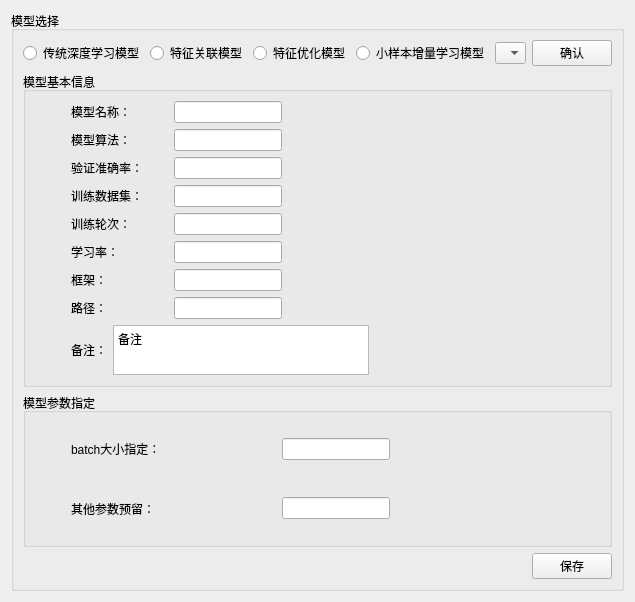
          <widget class="QWidget" name="scrollAreaWidgetContents_2">
           <property name="geometry">
            <rect>
             <x>0</x>
             <y>0</y>
             <width>635</width>
             <height>602</height>
            </rect>
           </property>
           <layout class="QVBoxLayout" name="verticalLayout_18">
            <item>
             <widget class="QGroupBox" name="groupBox_7">
              <property name="title">
               <string>模型选择</string>
              </property>
              <layout class="QVBoxLayout" name="verticalLayout_27">
               <item>
                <layout class="QHBoxLayout" name="horizontalLayout_44">
                 <item>
                  <widget class="QRadioButton" name="radioButton__TRA_DL__choice">
                   <property name="text">
                    <string>传统深度学习模型</string>
                   </property>
                   <property name="checkable">
                    <bool>true</bool>
                   </property>
                   <property name="checked">
                    <bool>false</bool>
                   </property>
                  </widget>
                 </item>
                 <item>
                  <widget class="QRadioButton" name="radioButton__FEA_RELE__choice">
                   <property name="text">
                    <string>特征关联模型</string>
                   </property>
                  </widget>
                 </item>
                 <item>
                  <widget class="QRadioButton" name="radioButton__FEA_OPTI__choice">
                   <property name="text">
                    <string>特征优化模型</string>
                   </property>
                  </widget>
                 </item>
                 <item>
                  <widget class="QRadioButton" name="radioButton__INCRE__choice">
                   <property name="text">
                    <string>小样本增量学习模型</string>
                   </property>
                  </widget>
                 </item>
                 <item>
                  <widget class="QComboBox" name="comboBox_modelNameChoice">
                   <property name="sizePolicy">
                    <sizepolicy hsizetype="Preferred" vsizetype="Fixed">
                     <horstretch>0</horstretch>
                     <verstretch>0</verstretch>
                    </sizepolicy>
                   </property>
                   <property name="minimumSize">
                    <size>
                     <width>20</width>
                     <height>0</height>
                    </size>
                   </property>
                  </widget>
                 </item>
                 <item>
                  <widget class="QPushButton" name="pushButton_modelConfirm">
                   <property name="sizePolicy">
                    <sizepolicy hsizetype="Fixed" vsizetype="Fixed">
                     <horstretch>0</horstretch>
                     <verstretch>0</verstretch>
                    </sizepolicy>
                   </property>
                   <property name="text">
                    <string>确认</string>
                   </property>
                  </widget>
                 </item>
                </layout>
               </item>
               <item>
                <widget class="QGroupBox" name="groupBox_8">
                 <property name="title">
                  <string>模型基本信息</string>
                 </property>
                 <layout class="QVBoxLayout" name="verticalLayout_36">
                  <item>
                   <layout class="QHBoxLayout" name="horizontalLayout">
                    <item>
                     <layout class="QVBoxLayout" name="verticalLayout_49">
                      <item>
                       <layout class="QHBoxLayout" name="horizontalLayout_67">
                        <item>
                         <widget class="QLabel" name="label_130">
                          <property name="minimumSize">
                           <size>
                            <width>30</width>
                            <height>0</height>
                           </size>
                          </property>
                          <property name="maximumSize">
                           <size>
                            <width>30</width>
                            <height>16777215</height>
                           </size>
                          </property>
                          <property name="text">
                           <string/>
                          </property>
                         </widget>
                        </item>
                        <item>
                         <widget class="QLabel" name="label_131">
                          <property name="text">
                           <string>模型名称：</string>
                          </property>
                         </widget>
                        </item>
                        <item>
                         <widget class="QLineEdit" name="lineEdit_modelChoice_name">
                          <property name="sizePolicy">
                           <sizepolicy hsizetype="Fixed" vsizetype="Fixed">
                            <horstretch>0</horstretch>
                            <verstretch>0</verstretch>
                           </sizepolicy>
                          </property>
                         </widget>
                        </item>
                        <item>
                         <widget class="QLabel" name="label_132">
                          <property name="minimumSize">
                           <size>
                            <width>10</width>
                            <height>0</height>
                           </size>
                          </property>
                          <property name="text">
                           <string/>
                          </property>
                         </widget>
                        </item>
                       </layout>
                      </item>
                      <item>
                       <layout class="QHBoxLayout" name="horizontalLayout_57">
                        <item>
                         <widget class="QLabel" name="label_113">
                          <property name="minimumSize">
                           <size>
                            <width>30</width>
                            <height>0</height>
                           </size>
                          </property>
                          <property name="maximumSize">
                           <size>
                            <width>30</width>
                            <height>16777215</height>
                           </size>
                          </property>
                          <property name="text">
                           <string/>
                          </property>
                         </widget>
                        </item>
                        <item>
                         <widget class="QLabel" name="label_119">
                          <property name="text">
                           <string>模型算法：</string>
                          </property>
                         </widget>
                        </item>
                        <item>
                         <widget class="QLineEdit" name="lineEdit_modelChoice_algorithm">
                          <property name="sizePolicy">
                           <sizepolicy hsizetype="Fixed" vsizetype="Fixed">
                            <horstretch>0</horstretch>
                            <verstretch>0</verstretch>
                           </sizepolicy>
                          </property>
                         </widget>
                        </item>
                        <item>
                         <widget class="QLabel" name="label_120">
                          <property name="minimumSize">
                           <size>
                            <width>10</width>
                            <height>0</height>
                           </size>
                          </property>
                          <property name="text">
                           <string/>
                          </property>
                         </widget>
                        </item>
                       </layout>
                      </item>
                      <item>
                       <layout class="QHBoxLayout" name="horizontalLayout_65">
                        <item>
                         <widget class="QLabel" name="label_124">
                          <property name="minimumSize">
                           <size>
                            <width>30</width>
                            <height>0</height>
                           </size>
                          </property>
                          <property name="maximumSize">
                           <size>
                            <width>30</width>
                            <height>16777215</height>
                           </size>
                          </property>
                          <property name="text">
                           <string/>
                          </property>
                         </widget>
                        </item>
                        <item>
                         <widget class="QLabel" name="label_125">
                          <property name="text">
                           <string>验证准确率：</string>
                          </property>
                         </widget>
                        </item>
                        <item>
                         <widget class="QLineEdit" name="lineEdit_modelChoice_accuracy">
                          <property name="sizePolicy">
                           <sizepolicy hsizetype="Fixed" vsizetype="Fixed">
                            <horstretch>0</horstretch>
                            <verstretch>0</verstretch>
                           </sizepolicy>
                          </property>
                         </widget>
                        </item>
                        <item>
                         <widget class="QLabel" name="label_126">
                          <property name="minimumSize">
                           <size>
                            <width>10</width>
                            <height>0</height>
                           </size>
                          </property>
                          <property name="text">
                           <string/>
                          </property>
                         </widget>
                        </item>
                       </layout>
                      </item>
                      <item>
                       <layout class="QHBoxLayout" name="horizontalLayout_64">
                        <item>
                         <widget class="QLabel" name="label_121">
                          <property name="minimumSize">
                           <size>
                            <width>30</width>
                            <height>0</height>
                           </size>
                          </property>
                          <property name="maximumSize">
                           <size>
                            <width>30</width>
                            <height>16777215</height>
                           </size>
                          </property>
                          <property name="text">
                           <string/>
                          </property>
                         </widget>
                        </item>
                        <item>
                         <widget class="QLabel" name="label_122">
                          <property name="text">
                           <string>训练数据集：</string>
                          </property>
                         </widget>
                        </item>
                        <item>
                         <widget class="QLineEdit" name="lineEdit_modelChoice_trainDataset">
                          <property name="sizePolicy">
                           <sizepolicy hsizetype="Fixed" vsizetype="Fixed">
                            <horstretch>0</horstretch>
                            <verstretch>0</verstretch>
                           </sizepolicy>
                          </property>
                         </widget>
                        </item>
                        <item>
                         <widget class="QLabel" name="label_123">
                          <property name="minimumSize">
                           <size>
                            <width>10</width>
                            <height>0</height>
                           </size>
                          </property>
                          <property name="text">
                           <string/>
                          </property>
                         </widget>
                        </item>
                       </layout>
                      </item>
                      <item>
                       <layout class="QHBoxLayout" name="horizontalLayout_47">
                        <item>
                         <widget class="QLabel" name="label_77">
                          <property name="minimumSize">
                           <size>
                            <width>30</width>
                            <height>0</height>
                           </size>
                          </property>
                          <property name="maximumSize">
                           <size>
                            <width>30</width>
                            <height>16777215</height>
                           </size>
                          </property>
                          <property name="text">
                           <string/>
                          </property>
                         </widget>
                        </item>
                        <item>
                         <widget class="QLabel" name="label_55">
                          <property name="text">
                           <string>训练轮次：</string>
                          </property>
                         </widget>
                        </item>
                        <item>
                         <widget class="QLineEdit" name="lineEdit_modelChoice_trainEpoch">
                          <property name="sizePolicy">
                           <sizepolicy hsizetype="Fixed" vsizetype="Fixed">
                            <horstretch>0</horstretch>
                            <verstretch>0</verstretch>
                           </sizepolicy>
                          </property>
                         </widget>
                        </item>
                        <item>
                         <widget class="QLabel" name="label_56">
                          <property name="minimumSize">
                           <size>
                            <width>10</width>
                            <height>0</height>
                           </size>
                          </property>
                          <property name="text">
                           <string/>
                          </property>
                         </widget>
                        </item>
                       </layout>
                      </item>
                      <item>
                       <layout class="QHBoxLayout" name="horizontalLayout_48">
                        <item>
                         <widget class="QLabel" name="label_81">
                          <property name="minimumSize">
                           <size>
                            <width>30</width>
                            <height>0</height>
                           </size>
                          </property>
                          <property name="maximumSize">
                           <size>
                            <width>30</width>
                            <height>16777215</height>
                           </size>
                          </property>
                          <property name="text">
                           <string/>
                          </property>
                         </widget>
                        </item>
                        <item>
                         <widget class="QLabel" name="label_82">
                          <property name="text">
                           <string>学习率：</string>
                          </property>
                         </widget>
                        </item>
                        <item>
                         <widget class="QLineEdit" name="lineEdit_modelChoice_trainLR">
                          <property name="sizePolicy">
                           <sizepolicy hsizetype="Fixed" vsizetype="Fixed">
                            <horstretch>0</horstretch>
                            <verstretch>0</verstretch>
                           </sizepolicy>
                          </property>
                         </widget>
                        </item>
                        <item>
                         <widget class="QLabel" name="label_85">
                          <property name="minimumSize">
                           <size>
                            <width>10</width>
                            <height>0</height>
                           </size>
                          </property>
                          <property name="text">
                           <string/>
                          </property>
                         </widget>
                        </item>
                       </layout>
                      </item>
                      <item>
                       <layout class="QHBoxLayout" name="horizontalLayout_49">
                        <item>
                         <widget class="QLabel" name="label_44">
                          <property name="minimumSize">
                           <size>
                            <width>30</width>
                            <height>0</height>
                           </size>
                          </property>
                          <property name="maximumSize">
                           <size>
                            <width>30</width>
                            <height>16777215</height>
                           </size>
                          </property>
                          <property name="text">
                           <string/>
                          </property>
                         </widget>
                        </item>
                        <item>
                         <widget class="QLabel" name="label_20">
                          <property name="text">
                           <string>框架：</string>
                          </property>
                         </widget>
                        </item>
                        <item>
                         <widget class="QLineEdit" name="lineEdit_modelChoice_framework">
                          <property name="sizePolicy">
                           <sizepolicy hsizetype="Fixed" vsizetype="Fixed">
                            <horstretch>0</horstretch>
                            <verstretch>0</verstretch>
                           </sizepolicy>
                          </property>
                         </widget>
                        </item>
                        <item>
                         <widget class="QLabel" name="label_86">
                          <property name="minimumSize">
                           <size>
                            <width>10</width>
                            <height>0</height>
                           </size>
                          </property>
                          <property name="text">
                           <string/>
                          </property>
                         </widget>
                        </item>
                       </layout>
                      </item>
                      <item>
                       <layout class="QHBoxLayout" name="horizontalLayout_54">
                        <item>
                         <widget class="QLabel" name="label_105">
                          <property name="minimumSize">
                           <size>
                            <width>30</width>
                            <height>0</height>
                           </size>
                          </property>
                          <property name="maximumSize">
                           <size>
                            <width>30</width>
                            <height>16777215</height>
                           </size>
                          </property>
                          <property name="text">
                           <string/>
                          </property>
                         </widget>
                        </item>
                        <item>
                         <widget class="QLabel" name="label_106">
                          <property name="text">
                           <string>路径：</string>
                          </property>
                         </widget>
                        </item>
                        <item>
                         <widget class="QLineEdit" name="lineEdit_modelChoice_PATH">
                          <property name="sizePolicy">
                           <sizepolicy hsizetype="Preferred" vsizetype="Fixed">
                            <horstretch>0</horstretch>
                            <verstretch>0</verstretch>
                           </sizepolicy>
                          </property>
                         </widget>
                        </item>
                        <item>
                         <widget class="QLabel" name="label_107">
                          <property name="minimumSize">
                           <size>
                            <width>10</width>
                            <height>0</height>
                           </size>
                          </property>
                          <property name="text">
                           <string/>
                          </property>
                         </widget>
                        </item>
                       </layout>
                      </item>
                      <item>
                       <layout class="QHBoxLayout" name="horizontalLayout_55">
                        <item>
                         <widget class="QLabel" name="label_108">
                          <property name="minimumSize">
                           <size>
                            <width>30</width>
                            <height>0</height>
                           </size>
                          </property>
                          <property name="maximumSize">
                           <size>
                            <width>30</width>
                            <height>16777215</height>
                           </size>
                          </property>
                          <property name="text">
                           <string/>
                          </property>
                         </widget>
                        </item>
                        <item>
                         <widget class="QLabel" name="label_109">
                          <property name="text">
                           <string>备注：</string>
                          </property>
                         </widget>
                        </item>
                        <item>
                         <widget class="QPlainTextEdit" name="plainTextEdit_modelChoice_note">
                          <property name="sizePolicy">
                           <sizepolicy hsizetype="Fixed" vsizetype="Fixed">
                            <horstretch>0</horstretch>
                            <verstretch>0</verstretch>
                           </sizepolicy>
                          </property>
                          <property name="maximumSize">
                           <size>
                            <width>16777215</width>
                            <height>50</height>
                           </size>
                          </property>
                          <property name="baseSize">
                           <size>
                            <width>0</width>
                            <height>0</height>
                           </size>
                          </property>
                          <property name="plainText">
                           <string>备注
</string>
                          </property>
                         </widget>
                        </item>
                        <item>
                         <widget class="QLabel" name="label_111">
                          <property name="minimumSize">
                           <size>
                            <width>10</width>
                            <height>0</height>
                           </size>
                          </property>
                          <property name="text">
                           <string/>
                          </property>
                         </widget>
                        </item>
                       </layout>
                      </item>
                     </layout>
                    </item>
                    <item>
                     <widget class="QLabel" name="label_modelImg">
                      <property name="text">
                       <string/>
                      </property>
                     </widget>
                    </item>
                   </layout>
                  </item>
                 </layout>
                </widget>
               </item>
               <item>
                <widget class="QGroupBox" name="groupBox_9">
                 <property name="title">
                  <string>模型参数指定</string>
                 </property>
                 <layout class="QVBoxLayout" name="verticalLayout_40">
                  <item>
                   <layout class="QHBoxLayout" name="horizontalLayout_50">
                    <item>
                     <widget class="QLabel" name="label_87">
                      <property name="minimumSize">
                       <size>
                        <width>30</width>
                        <height>0</height>
                       </size>
                      </property>
                      <property name="maximumSize">
                       <size>
                        <width>30</width>
                        <height>16777215</height>
                       </size>
                      </property>
                      <property name="text">
                       <string/>
                      </property>
                     </widget>
                    </item>
                    <item>
                     <widget class="QLabel" name="label_88">
                      <property name="text">
                       <string>batch大小指定：</string>
                      </property>
                     </widget>
                    </item>
                    <item>
                     <widget class="QLineEdit" name="lineEdit_modelChoice_batch">
                      <property name="sizePolicy">
                       <sizepolicy hsizetype="Fixed" vsizetype="Fixed">
                        <horstretch>0</horstretch>
                        <verstretch>0</verstretch>
                       </sizepolicy>
                      </property>
                     </widget>
                    </item>
                    <item>
                     <widget class="QLabel" name="label_89">
                      <property name="minimumSize">
                       <size>
                        <width>10</width>
                        <height>0</height>
                       </size>
                      </property>
                      <property name="text">
                       <string/>
                      </property>
                     </widget>
                    </item>
                   </layout>
                  </item>
                  <item>
                   <layout class="QHBoxLayout" name="horizontalLayout_51">
                    <item>
                     <widget class="QLabel" name="label_90">
                      <property name="minimumSize">
                       <size>
                        <width>30</width>
                        <height>0</height>
                       </size>
                      </property>
                      <property name="maximumSize">
                       <size>
                        <width>30</width>
                        <height>16777215</height>
                       </size>
                      </property>
                      <property name="text">
                       <string/>
                      </property>
                     </widget>
                    </item>
                    <item>
                     <widget class="QLabel" name="label_91">
                      <property name="text">
                       <string>其他参数预留：</string>
                      </property>
                     </widget>
                    </item>
                    <item>
                     <widget class="QLineEdit" name="lineEdit_modelChoice_other">
                      <property name="sizePolicy">
                       <sizepolicy hsizetype="Fixed" vsizetype="Fixed">
                        <horstretch>0</horstretch>
                        <verstretch>0</verstretch>
                       </sizepolicy>
                      </property>
                     </widget>
                    </item>
                    <item>
                     <widget class="QLabel" name="label_92">
                      <property name="minimumSize">
                       <size>
                        <width>10</width>
                        <height>0</height>
                       </size>
                      </property>
                      <property name="text">
                       <string/>
                      </property>
                     </widget>
                    </item>
                   </layout>
                  </item>
                 </layout>
                </widget>
               </item>
               <item>
                <layout class="QHBoxLayout" name="horizontalLayout_56">
                 <item>
                  <widget class="QLabel" name="label_112">
                   <property name="text">
                    <string/>
                   </property>
                  </widget>
                 </item>
                 <item>
                  <widget class="QPushButton" name="pushButton_saveModelAttri">
                   <property name="sizePolicy">
                    <sizepolicy hsizetype="Fixed" vsizetype="Fixed">
                     <horstretch>0</horstretch>
                     <verstretch>0</verstretch>
                    </sizepolicy>
                   </property>
                   <property name="text">
                    <string>保存</string>
                   </property>
                  </widget>
                 </item>
                </layout>
               </item>
              </layout>
             </widget>
            </item>
           </layout>
          </widget>
